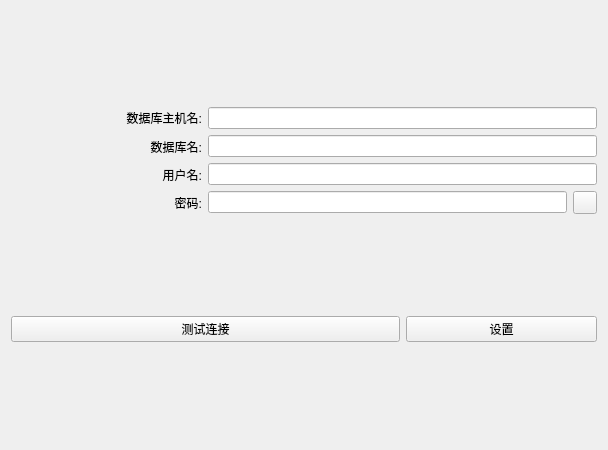
<?xml version="1.0" encoding="UTF-8"?>
<ui version="4.0">
 <class>DatabaseSettingsWidget</class>
 <widget class="QWidget" name="DatabaseSettingsWidget">
  <property name="geometry">
   <rect>
    <x>0</x>
    <y>0</y>
    <width>608</width>
    <height>450</height>
   </rect>
  </property>
  <property name="windowTitle">
   <string>DatabaseSettingsWidget</string>
  </property>
  <layout class="QGridLayout" name="gridLayout">
   <item row="1" column="2">
    <widget class="QPushButton" name="pushButton">
     <property name="text">
      <string>设置</string>
     </property>
    </widget>
   </item>
   <item row="0" column="1" colspan="2">
    <layout class="QVBoxLayout" name="verticalLayout_2">
     <item>
      <widget class="QLineEdit" name="lineEdit"/>
     </item>
     <item>
      <widget class="QLineEdit" name="lineEdit_2"/>
     </item>
     <item>
      <widget class="QLineEdit" name="lineEdit_3"/>
     </item>
     <item>
      <layout class="QHBoxLayout" name="horizontalLayout">
       <property name="sizeConstraint">
        <enum>QLayout::SetDefaultConstraint</enum>
       </property>
       <item>
        <widget class="QLineEdit" name="lineEdit_4"/>
       </item>
       <item>
        <widget class="QToolButton" name="toolButton">
         <property name="text">
          <string/>
         </property>
        </widget>
       </item>
      </layout>
     </item>
    </layout>
   </item>
   <item row="1" column="0" colspan="2">
    <widget class="QPushButton" name="pushButton_2">
     <property name="text">
      <string>测试连接</string>
     </property>
    </widget>
   </item>
   <item row="0" column="0">
    <layout class="QVBoxLayout" name="verticalLayout">
     <item>
      <widget class="QLabel" name="label">
       <property name="sizePolicy">
        <sizepolicy hsizetype="Preferred" vsizetype="Preferred">
         <horstretch>0</horstretch>
         <verstretch>0</verstretch>
        </sizepolicy>
       </property>
       <property name="text">
        <string>数据库主机名:</string>
       </property>
       <property name="alignment">
        <set>Qt::AlignRight|Qt::AlignTrailing|Qt::AlignVCenter</set>
       </property>
      </widget>
     </item>
     <item>
      <widget class="QLabel" name="label_2">
       <property name="text">
        <string>数据库名:</string>
       </property>
       <property name="alignment">
        <set>Qt::AlignRight|Qt::AlignTrailing|Qt::AlignVCenter</set>
       </property>
      </widget>
     </item>
     <item>
      <widget class="QLabel" name="label_3">
       <property name="text">
        <string>用户名:</string>
       </property>
       <property name="alignment">
        <set>Qt::AlignRight|Qt::AlignTrailing|Qt::AlignVCenter</set>
       </property>
      </widget>
     </item>
     <item>
      <widget class="QLabel" name="label_4">
       <property name="text">
        <string>密码:</string>
       </property>
       <property name="textFormat">
        <enum>Qt::AutoText</enum>
       </property>
       <property name="alignment">
        <set>Qt::AlignRight|Qt::AlignTrailing|Qt::AlignVCenter</set>
       </property>
      </widget>
     </item>
    </layout>
   </item>
  </layout>
 </widget>
 <layoutdefault spacing="6" margin="11"/>
 <resources/>
 <connections/>
</ui>
